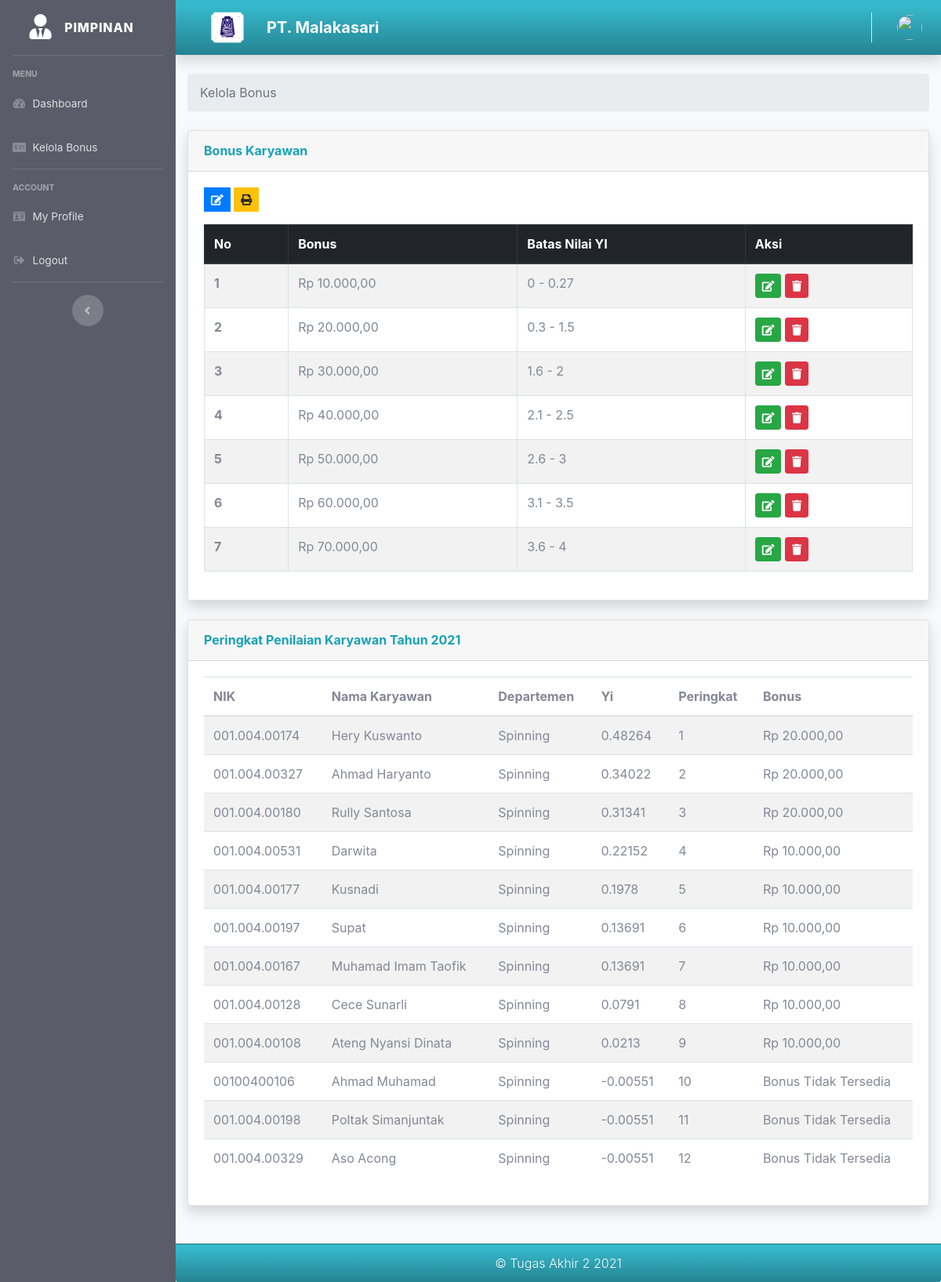
The page /index.php/pimpinan/kelola_bonus on the database its author committed.
### tables this page shows
CREATE TABLE `tb_bonus` (
  `id` int(11) NOT NULL,
  `jumlah_bonus` varchar(128) NOT NULL,
  `min_nilai_yi` double NOT NULL,
  `max_nilai_yi` double NOT NULL,
  `id_user` int(11) NOT NULL,
  `email` varchar(128) NOT NULL
);

CREATE TABLE `tb_ranking` (
  `id_ranking` int(11) NOT NULL,
  `id_karyawan` int(11) NOT NULL,
  `nilai_yi` double NOT NULL,
  `tahun` varchar(4) NOT NULL
);

CREATE TABLE `tb_karyawan` (
  `id_karyawan` int(11) NOT NULL,
  `nik` varchar(15) NOT NULL,
  `no_ktp` varchar(28) NOT NULL,
  `nama_karyawan` varchar(30) NOT NULL,
  `jenis_kelamin` char(1) NOT NULL,
  `tempat_lahir` varchar(20) NOT NULL,
  `tgl_lahir` date NOT NULL,
  `alamat` text NOT NULL,
  `departemen` varchar(20) NOT NULL,
  `posisi` varchar(15) NOT NULL,
  `status` varchar(4) NOT NULL
);

### application/controllers/Pimpinan.php (called while the page is built, shortened)
<?php
class Pimpinan extends CI_Controller
{
    public function __construct()
    {
        $this->load->model('Pimpinan_model');
        $this->load->model('Karyawan_model');
        $this->load->model('Kriteria_model');
        $this->load->model('Peringkat_model');
        $this->load->model('Bonus_model');
    }
    public function kelola_bonus()
    {
        $data['user'] = $this->db->get_where('user', ['email' => $this->session->userdata('email')])->row_array();
        $data['tb_bonus'] = $this->db->get('tb_bonus')->result_array();
        $data['tb_ranking'] = $this->db->get('tb_ranking')->result_array();
        $data['title'] = 'Kelola Bonus';
        $data['peringkat'] = $this->Peringkat_model->getPeringkat();
        $this->load->view('templates/pimpinan_header', $data);
        $this->load->view('templates/pimpinan_sidebar', $data);
        $this->load->view('templates/pimpinan_topbar', $data);
        $this->load->view('pimpinan/kelola_bonus', $data);
        $this->load->view('templates/pimpinan_footer', $data);
    }
}

### index.php (called while the page is built, shortened)
<?php
require_once BASEPATH.'core/CodeIgniter.php';

### application/helpers/dataformat_helper.php (called while the page is built, shortened)
<?php
function rupiah($angka){
	$hasil_rupiah = "Rp " . number_format($angka,2,',','.');
	return $hasil_rupiah;
}

### application/models/Peringkat_model.php (called while the page is built, shortened)
<?php
class Peringkat_model extends CI_Model
{
    public function getPeringkat()
    {
        $this->db->select('*')
            ->from('tb_ranking')
            ->join('tb_karyawan', 'tb_ranking.id_karyawan = tb_karyawan.id_karyawan')
            ->where('tb_ranking.tahun', date('Y'))
            ->order_by('nilai_yi', 'DESC');
        $result = $this->db->get();
        return $result->result_array();
    }
}

### application/models/Bonus_model.php (called while the page is built, shortened)
<?php
class Bonus_model extends CI_Model
{
    public function getBonus($yi)
    {
        $this->db->select('*')
                 ->from('tb_bonus')
                 ->where("$yi BETWEEN min_nilai_yi AND max_nilai_yi", NULL, FALSE );
        $query = $this->db->get();
        return $query->row_array();
    }
}

### application/views/pimpinan/kelola_bonus.php (the view, shortened to what this page needs)
<div class="container-fluid">
    <nav aria-label="breadcrumb">
        <ol class="breadcrumb">
            <li class="breadcrumb-item active" aria-current="page">Kelola Bonus</li>
        </ol>
    </nav>
    <div class="card shadow mb-4">
        <div class="card-header py-3">
            <h6 class="m-0 font-weight-bold text-info">Bonus Karyawan</h6>
        </div>
        <div class="card-body">
            <a class="btn btn-primary btn-sm rounded-0 mb-3" type="a" data-toggle="tooltip" data-placement="top" title="Input" href="<?= base_url('pimpinan/tambah_bonus'); ?>"><i class="fa fa-edit"></i></a>
            <a class="btn btn-warning btn-sm rounded-0 mb-3" type="a" data-toggle="tooltip" data-placement="top" title="Laporan" href="<?= base_url('pimpinan/print'); ?>"><i class="fas fa-print"></i></a>
            <table id="example" class="table table-striped table-bordered" style="width:100%">
                <thead class="thead-dark">
                    <tr>
                        <th scope="col">No</th>
                        <th scope="col">Bonus</th>
                        <th scope="col">Batas Nilai YI</th>
                        <th scope="col">Aksi</th>
                    </tr>
                </thead>
                <tbody>
                    <?php $i = 1; ?>
                    <?php foreach ($tb_bonus as $p) : ?>
                        <tr>
                            <th scope="row"><?= $i; ?></th>
                            <td><?= rupiah($p['jumlah_bonus']); ?></td>
                            <td><?= $p['min_nilai_yi']; ?> - <?= $p['max_nilai_yi']; ?></td>
                            <td> <a class="btn btn-success btn-sm " type="a" data-toggle="tooltip" data-placement="top" title="Edit" href="<?= base_url('pimpinan/ubah_bonus/' . $p['id']); ?>"><i class="fa fa-edit"></i></a>
                                <a class="btn btn-danger btn-sm tombol-hapus-bonus" type="button" data-toggle="tooltip" data-placement="top" title="Delete" href="<?= base_url('pimpinan/delete_bonus/' . $p['id']); ?>"><i class="fa fa-trash"></i></a>
                            </td>
                        </tr>
                        <?php $i++; ?>
                    <?php endforeach; ?>
                </tbody>
            </table>
        </div>
    </div>
    <div class="card shadow mb-5">
        <div class="card-header py-3">
            <h6 class="m-0 font-weight-bold text-info">Peringkat Penilaian Karyawan Tahun <?= date('Y'); ?></h6>
        </div>
        <div class="card-body">
            <table class="table table-striped table-hover" style="width:100%">
                <thead>
                    <tr>
                        <th scope="col">NIK</th>
                        <th scope="col">Nama Karyawan</th>
                        <th scope="col">Departemen</th>
                        <th scope="col">Yi</th>
                        <th scope="col">Peringkat</th>
                        <th scope="col">Bonus</th>
                    </tr>
                </thead>
                <tbody>
                    <?php
                    $i = 1;
                    foreach ($peringkat as $p) {
                        $bonus = $this->Bonus_model->getBonus($p['nilai_yi']);
                        if (!empty($bonus)) {
                            $jumlah = rupiah($bonus['jumlah_bonus']);
                        } else {
                            $jumlah = 'Bonus Tidak Tersedia';
                        }
                        echo '
                        <tr>
                            <td>' . $p['nik'] . '</td>
                            <td>' . $p['nama_karyawan'] . '</td>
                            <td>' . $p['departemen'] . '</td>
                            <td>' . $p['nilai_yi'] . '</td>
                            <td>' . $i . '</td>
                            <td>' . $jumlah . '</td>
                        </tr>';
                        $i++;
                    }
                    ?>
                </tbody>
            </table>
        </div>
    </div>
</div>
</div>

### assets/css/custom.css (style rules this page uses)
body { font-family: 'Open Sans', sans-serif; }

### rows shown on the page
tb_bonus: jumlah_bonus "Rp 10.000,00", min_nilai_yi "0", max_nilai_yi "0.27"
tb_bonus: jumlah_bonus "Rp 20.000,00", min_nilai_yi "0.3", max_nilai_yi "1.5"
tb_bonus: jumlah_bonus "Rp 30.000,00", min_nilai_yi "1.6", max_nilai_yi "2"
tb_bonus: jumlah_bonus "Rp 40.000,00", min_nilai_yi "2.1", max_nilai_yi "2.5"
tb_bonus: jumlah_bonus "Rp 50.000,00", min_nilai_yi "2.6", max_nilai_yi "3"
tb_bonus: jumlah_bonus "Rp 60.000,00", min_nilai_yi "3.1", max_nilai_yi "3.5"
tb_bonus: jumlah_bonus "Rp 70.000,00", min_nilai_yi "3.6", max_nilai_yi "4"
tb_ranking: id_karyawan.nik "001.004.00174", id_karyawan.nama_karyawan "Hery Kuswanto", id_karyawan.departemen "Spinning", nilai_yi "0.48264", tb_bonus.jumlah_bonus "Rp 20.000,00"
tb_ranking: id_karyawan.nik "001.004.00327", id_karyawan.nama_karyawan "Ahmad Haryanto", id_karyawan.departemen "Spinning", nilai_yi "0.34022", tb_bonus.jumlah_bonus "Rp 20.000,00"
tb_ranking: id_karyawan.nik "001.004.00180", id_karyawan.nama_karyawan "Rully Santosa", id_karyawan.departemen "Spinning", nilai_yi "0.31341", tb_bonus.jumlah_bonus "Rp 20.000,00"
tb_ranking: id_karyawan.nik "001.004.00531", id_karyawan.nama_karyawan "Darwita", id_karyawan.departemen "Spinning", nilai_yi "0.22152", tb_bonus.jumlah_bonus "Rp 10.000,00"
tb_ranking: id_karyawan.nik "001.004.00177", id_karyawan.nama_karyawan "Kusnadi", id_karyawan.departemen "Spinning", nilai_yi "0.1978", tb_bonus.jumlah_bonus "Rp 10.000,00"
tb_ranking: id_karyawan.nik "001.004.00197", id_karyawan.nama_karyawan "Supat", id_karyawan.departemen "Spinning", nilai_yi "0.13691", tb_bonus.jumlah_bonus "Rp 10.000,00"
tb_ranking: id_karyawan.nik "001.004.00167", id_karyawan.nama_karyawan "Muhamad Imam Taofik", id_karyawan.departemen "Spinning", nilai_yi "0.13691", tb_bonus.jumlah_bonus "Rp 10.000,00"
tb_ranking: id_karyawan.nik "001.004.00128", id_karyawan.nama_karyawan "Cece Sunarli", id_karyawan.departemen "Spinning", nilai_yi "0.0791", tb_bonus.jumlah_bonus "Rp 10.000,00"
tb_ranking: id_karyawan.nik "001.004.00108", id_karyawan.nama_karyawan "Ateng Nyansi Dinata", id_karyawan.departemen "Spinning", nilai_yi "0.0213", tb_bonus.jumlah_bonus "Rp 10.000,00"
tb_ranking: id_karyawan.nik "00100400106", id_karyawan.nama_karyawan "Ahmad Muhamad", id_karyawan.departemen "Spinning", nilai_yi "-0.00551", jumlah "Bonus Tidak Tersedia"
tb_ranking: id_karyawan.nik "001.004.00198", id_karyawan.nama_karyawan "Poltak Simanjuntak", id_karyawan.departemen "Spinning", nilai_yi "-0.00551", jumlah "Bonus Tidak Tersedia"
tb_ranking: id_karyawan.nik "001.004.00329", id_karyawan.nama_karyawan "Aso Acong", id_karyawan.departemen "Spinning", nilai_yi "-0.00551", jumlah "Bonus Tidak Tersedia"
